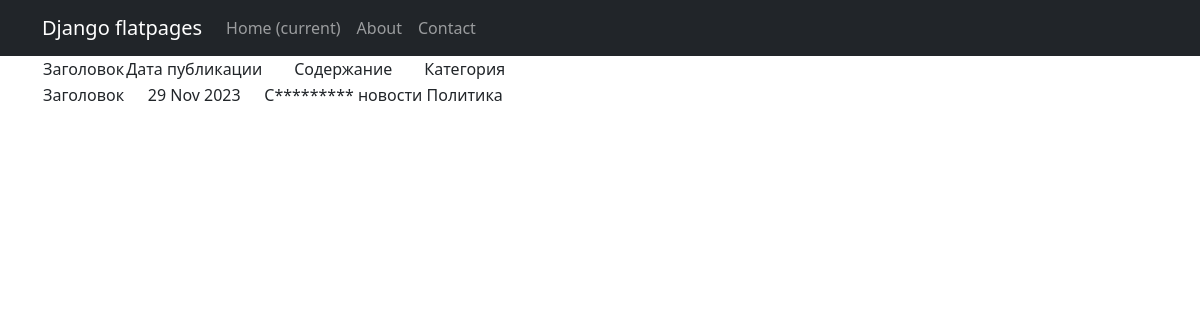
The page /news/1/ on the database its author committed.
### news_portal/models.py (models this page shows, shortened)
class Post(models.Model):
    author = models.ForeignKey(Author, default=1, on_delete=models.SET_DEFAULT,
                               verbose_name=pgettext_lazy('Author', 'Author'))
    type = models.CharField(max_length=7, choices=TYPE, verbose_name=pgettext_lazy('Type', 'Type'))
    time_in = models.DateTimeField(auto_now_add=True, verbose_name=pgettext_lazy('Time_in', 'Time_in'))
    category = models.ManyToManyField(Category, through='PostCategory',
                                      verbose_name=pgettext_lazy('Category', 'Category'))
    title = models.CharField(max_length=255, verbose_name=pgettext_lazy('Title', 'Title'))
    text = models.TextField(verbose_name=pgettext_lazy('Text', 'Text'))
    rating = models.IntegerField(default=0, verbose_name=pgettext_lazy('Rating', 'Rating'))

class Category(models.Model):
    name = models.CharField(max_length=40, unique=True,)
    subscribers = models.ManyToManyField(User, blank=True, null=True, related_name='categories')

### news_portal/views.py (the view)
# urls.py: path('news/<int:pk>/', NewsDetail.as_view(), name='post_detail'),
class NewsDetail(DetailView):
    model = Post
    template_name = 'post_detail.html'
    context_object_name = 'post'

### news_portal/templatetags/custom_filters.py (called while the page is built)
@register.filter()
def censor(value):
   for word in censor_list:
      value = value.replace(word[1:], '*' * len(word[1:]))
   return value

### templates/post_detail.html
{% extends 'default.html' %}
{% load custom_filters %}
{% block content %}
{% if post %}
<table>
    <tr>
        <td>Заголовок</td>
        <td>Дата публикации</td>
        <td>Содержание</td>
        <td>Категория</td>
    </tr>
    <tr>
        <td>{{ post.title }}</td>
        <td>{{ post.time_in|date:'d M Y' }}</td>
        <td>{{ post.text|censor }}</td>
        {% for cat in post.category.all %}
        <td>{{ cat.name }}</td>
        {% endfor %}
    </tr>
</table>
{% else %}
<h3>Публикаций нет!</h3>
{% endif %}
{% endblock content %}

### rows shown on the page
Post: title "Заголовок", time_in "29 Nov 2023", text|censor "С********* новости"
Category: name "Политика"
